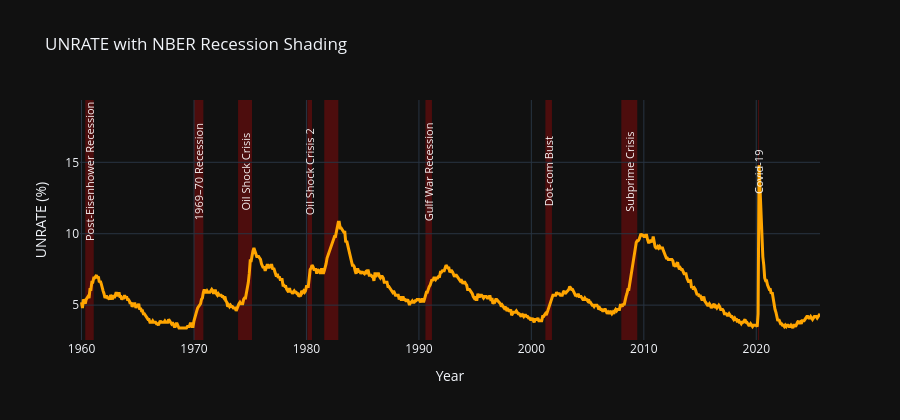

Notebook source saved alongside this figure:
### Markdown cell above
## Pourrons-nous

### Code cell
import pandas as pd
import plotly.graph_objects as go

# ----------------------------
# 1) UNRATE + USREC
# ----------------------------
df_plot = df[["UNRATE", "USREC"]].copy()

# Datetime index + make tz-naive if needed
idx = pd.to_datetime(df_plot.index)
if getattr(idx, "tz", None) is not None:
    idx = idx.tz_convert(None)
df_plot.index = idx

# ----------------------------
# 2) Detect recession spans (USREC = 1)
# ----------------------------
usrec = df_plot["USREC"]

start_mask = (usrec == 1) & (usrec.shift(1).fillna(0) == 0)
end_mask   = (usrec == 1) & (usrec.shift(-1).fillna(0) == 0)

recessions = pd.DataFrame({
    "start": usrec.index[start_mask],
    "end":   usrec.index[end_mask],
}).reset_index(drop=True)

# Ensure tz-naive
recessions["start"] = pd.to_datetime(recessions["start"])
recessions["end"]   = pd.to_datetime(recessions["end"])
if getattr(recessions["start"].dt, "tz", None) is not None:
    recessions["start"] = recessions["start"].dt.tz_convert(None)
    recessions["end"]   = recessions["end"].dt.tz_convert(None)

# ----------------------------
# 3) Labels (English, NO dates in text)
#    - Crises: no word "recession"
#    - Other spans: keep "Recession" wording
# ----------------------------
labels_by_year = {
    # non-crisis recessions (keep "Recession")
    1960: "Post-Eisenhower Recession",
    1970: "1969–70 Recession",
    1990: "Gulf War Recession",

    # crises (NO "Recession")
    1973: "Oil Shock Crisis",
    1980: "Oil Shock Crisis 2",
    2001: "Dot-com Bust",
    2007: "Subprime Crisis",
    2008: "Subprime Crisis",   # robustness if your span starts in 2008
    2020: "Covid-19",
}

# ----------------------------
# 4) Plotly: line + shaded spans + labels
# ----------------------------
fig = go.Figure()

# UNRATE line
fig.add_trace(
    go.Scatter(
        x=df_plot.index,
        y=df_plot["UNRATE"],
        mode="lines",
        name="Unemployment rate (UNRATE)",
        line=dict(width=3, color="#FFA500"),
    )
)

y_max = float(df_plot["UNRATE"].max())
y_text = y_max * 0.97

shapes = []
annotations = []
used_labels = set()  # avoid duplicates (e.g., 2007 & 2008 both map to Subprime Crisis)

for _, row in recessions.iterrows():
    start, end = row["start"], row["end"]

    # Shaded area for USREC=1
    shapes.append(
        dict(
            type="rect",
            xref="x",
            yref="paper",
            x0=start,
            x1=end,
            y0=0,
            y1=1,
            fillcolor="red",
            opacity=0.25,
            line=dict(width=0),
            layer="below",
        )
    )

    # Label by year coverage (robust to month alignment)
    label = None
    for year, name in labels_by_year.items():
        if start.year <= year <= end.year and name not in used_labels:
            label = name
            break

    if label:
        used_labels.add(label)
        mid = start + (end - start) / 2
        annotations.append(
            dict(
                x=mid,
                y=y_text,
                xref="x",
                yref="y",
                text=label,
                showarrow=False,
                textangle=-90,
                font=dict(size=11, color="white"),
                opacity=0.95,
            )
        )

# ----------------------------
# 5) Layout (English)
# ----------------------------
fig.update_layout(
    title="UNRATE with NBER Recession Shading",
    xaxis_title="Year",
    yaxis_title="UNRATE (%)",
    template="plotly_dark",
    shapes=shapes,
    annotations=annotations,
    height=420,
    legend=dict(
        orientation="h",
        yanchor="bottom",
        y=1.02,
        xanchor="right",
        x=1,
        title_text="",
    ),
)

fig.show()

### Figure 1 — Plotly figure (JSON) as saved in the notebook; plotly's stock layout.template omitted (floating-point values rounded to 4 significant figures; data arrays with more than 128 entries replaced by an {"elided": "..."} marker saying what was removed)
{"data": [{"line": {"color": "#FFA500", "width": 3}, "mode": "lines", "name": "Unemployment rate (UNRATE)", "type": "scatter", "x": {"elided": "789 str values"}, "y": {"elided": "789 float values"}}], "layout": {"annotations": [{"font": {"color": "white", "size": 11}, "opacity": 0.95, "showarrow": false, "text": "Post-Eisenhower Recession", "textangle": -90, "x": "1960-09-16T00:00:00", "xref": "x", "y": 14.36, "yref": "y"}, {"font": {"color": "white", "size": 11}, "opacity": 0.95, "showarrow": false, "text": "1969–70 Recession", "textangle": -90, "x": "1970-06-02T00:00:00", "xref": "x", "y": 14.36, "yref": "y"}, {"font": {"color": "white", "size": 11}, "opacity": 0.95, "showarrow": false, "text": "Oil Shock Crisis", "textangle": -90, "x": "1974-07-16T12:00:00", "xref": "x", "y": 14.36, "yref": "y"}, {"font": {"color": "white", "size": 11}, "opacity": 0.95, "showarrow": false, "text": "Oil Shock Crisis 2", "textangle": -90, "x": "1980-04-16T12:00:00", "xref": "x", "y": 14.36, "yref": "y"}, {"font": {"color": "white", "size": 11}, "opacity": 0.95, "showarrow": false, "text": "Gulf War Recession", "textangle": -90, "x": "1990-11-15T00:00:00", "xref": "x", "y": 14.36, "yref": "y"}, {"font": {"color": "white", "size": 11}, "opacity": 0.95, "showarrow": false, "text": "Dot-com Bust", "textangle": -90, "x": "2001-07-17T00:00:00", "xref": "x", "y": 14.36, "yref": "y"}, {"font": {"color": "white", "size": 11}, "opacity": 0.95, "showarrow": false, "text": "Subprime Crisis", "textangle": -90, "x": "2008-09-15T12:00:00", "xref": "x", "y": 14.36, "yref": "y"}, {"font": {"color": "white", "size": 11}, "opacity": 0.95, "showarrow": false, "text": "Covid-19", "textangle": -90, "x": "2020-03-16T12:00:00", "xref": "x", "y": 14.36, "yref": "y"}], "height": 420, "legend": {"orientation": "h", "title": {"text": ""}, "x": 1, "xanchor": "right", "y": 1.02, "yanchor": "bottom"}, "shapes": [{"fillcolor": "red", "layer": "below", "line": {"width": 0}, "opacity": 0.25, "type": "rect", "x0": "1960-05-01T00:00:00", "x1": "1961-02-01T00:00:00", "xref": "x", "y0": 0, "y1": 1, "yref": "paper"}, {"fillcolor": "red", "layer": "below", "line": {"width": 0}, "opacity": 0.25, "type": "rect", "x0": "1970-01-01T00:00:00", "x1": "1970-11-01T00:00:00", "xref": "x", "y0": 0, "y1": 1, "yref": "paper"}, {"fillcolor": "red", "layer": "below", "line": {"width": 0}, "opacity": 0.25, "type": "rect", "x0": "1973-12-01T00:00:00", "x1": "1975-03-01T00:00:00", "xref": "x", "y0": 0, "y1": 1, "yref": "paper"}, {"fillcolor": "red", "layer": "below", "line": {"width": 0}, "opacity": 0.25, "type": "rect", "x0": "1980-02-01T00:00:00", "x1": "1980-07-01T00:00:00", "xref": "x", "y0": 0, "y1": 1, "yref": "paper"}, {"fillcolor": "red", "layer": "below", "line": {"width": 0}, "opacity": 0.25, "type": "rect", "x0": "1981-08-01T00:00:00", "x1": "1982-11-01T00:00:00", "xref": "x", "y0": 0, "y1": 1, "yref": "paper"}, {"fillcolor": "red", "layer": "below", "line": {"width": 0}, "opacity": 0.25, "type": "rect", "x0": "1990-08-01T00:00:00", "x1": "1991-03-01T00:00:00", "xref": "x", "y0": 0, "y1": 1, "yref": "paper"}, {"fillcolor": "red", "layer": "below", "line": {"width": 0}, "opacity": 0.25, "type": "rect", "x0": "2001-04-01T00:00:00", "x1": "2001-11-01T00:00:00", "xref": "x", "y0": 0, "y1": 1, "yref": "paper"}, {"fillcolor": "red", "layer": "below", "line": {"width": 0}, "opacity": 0.25, "type": "rect", "x0": "2008-01-01T00:00:00", "x1": "2009-06-01T00:00:00", "xref": "x", "y0": 0, "y1": 1, "yref": "paper"}, {"fillcolor": "red", "layer": "below", "line": {"width": 0}, "opacity": 0.25, "type": "rect", "x0": "2020-03-01T00:00:00", "x1": "2020-04-01T00:00:00", "xref": "x", "y0": 0, "y1": 1, "yref": "paper"}], "title": {"text": "UNRATE with NBER Recession Shading"}, "xaxis": {"title": {"text": "Year"}}, "yaxis": {"title": {"text": "UNRATE (%)"}}}}
